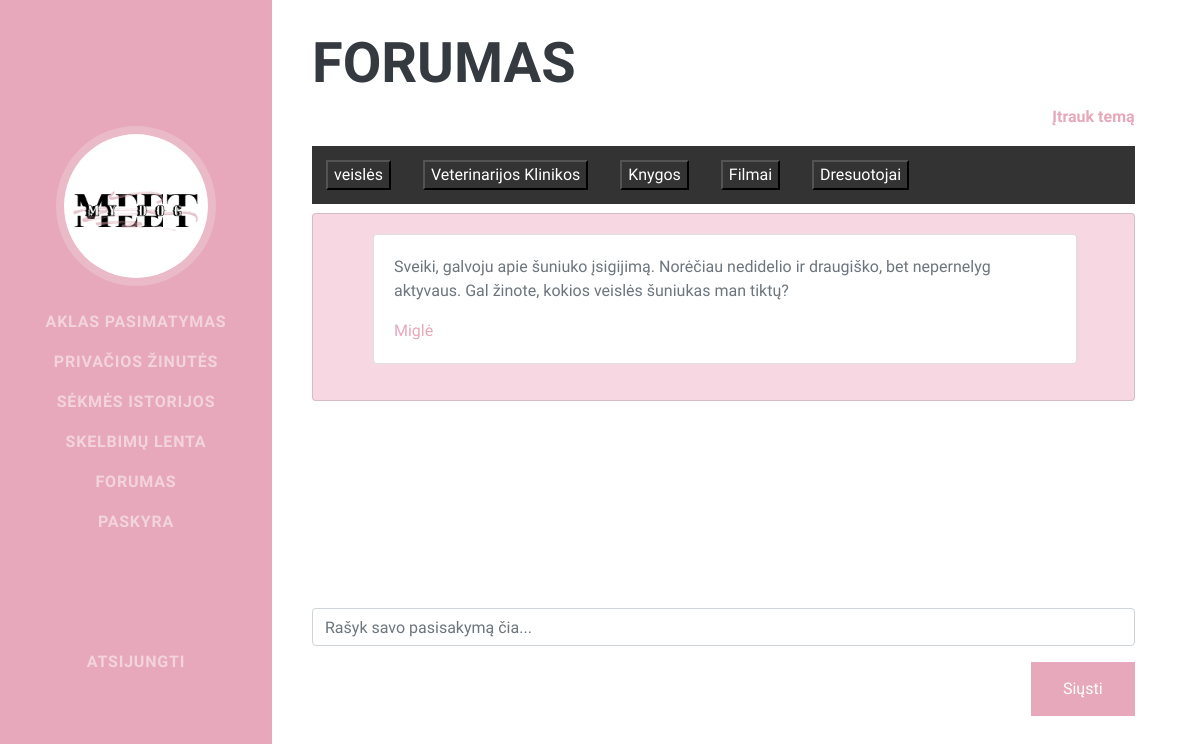
The page /forum (signed in) on the database its author committed.
### tables this page shows
CREATE TABLE 'topics_forum' ('id' integer PRIMARY KEY AUTOINCREMENT NOT NULL, 'topic' text NOT NULL);

CREATE TABLE 'veislės' ('id' INTEGER PRIMARY KEY AUTOINCREMENT NOT NULL, 'writer_id' INTEGER NOT NULL, 'name' TEXT NOT NULL, 'post' TEXT NOT NULL);

### application.py (the view)
@app.route("/forum", methods=["GET", "POST"])
@login_required
def forum():
    topics = db.execute("SELECT topic FROM topics_forum ORDER BY id DESC")
    global topic
    if request.method == "POST":
        topic = request.form.get("topic")
        posts = db.execute(f"SELECT * FROM '{topic}' ORDER BY id DESC")
        return render_template("forum.html", topics=topics, posts=posts, title=topic)
    else:
        topic = topics[0]['topic']
        posts = db.execute(f"SELECT * FROM '{topic}' ORDER BY id DESC")
        return render_template("forum.html", topics=topics, posts=posts)

### application.py (called while the page is built)
@app.after_request
def after_request(response):
    response.headers["Cache-Control"] = "no-cache, no-store, must-revalidate"
    response.headers["Expires"] = 0
    response.headers["Pragma"] = "no-cache"
    return response

### helpers.py (called while the page is built)
def login_required(f):
    @wraps(f)
    def decorated_function(*args, **kwargs):
        if session.get("user_id") is None:
            return redirect("/login")
        return f(*args, **kwargs)
    return decorated_function

### templates/forum.html (shortened to what this page needs)
{% extends "inside-layout.html" %}
{% block head %}
    <link href="static/css/styles-forum.css" rel="stylesheet" />
    <link href="static/css/styles-chat.css" rel="stylesheet" />
{% endblock %}
{% block main %}
    <h2>Forumas</h2>
    <div style="text-align: right; margin-right: 3%; padding-bottom: 2%"><a href="/add_topic"  style="color: #E6A8BA; font-weight: bold">Įtrauk temą</a></div>
    <div class="scrollmenu" style="width: 97%; ">
        {% for row in topics %}
        <a>
            <form action="/forum" method="post">
                <button type="submit" style="color: white; background-color: #333;" name="topic" value="{{row['topic']}}">{{row['topic']}}</button>
            </form>
        </a>
        {% endfor %}
    </div>
    <div>
        <div class="container content" style="margin-top: 1%;">
            <div class="row">
                <h4>{{title}}</h5>
                <div style="width: 97%; height: 370px; overflow: scroll;">
                    <div class="card" style="background-color: #f7d7e1;">
                		<div class="card-body height8">
                            <ul>
                                {% for row in posts %}
                                <div class="card" style="width: 95%; margin-bottom: 1%">
                                    <div class="card-body">
                                        <p class="card-text">{{row['post']}}</p>
                                        <form action="/link" method="post">
                                            <button type="submit" name="writer_id" style="color: #E6A8BA; background-color: white; border: 0px; padding: 0%" value="{{row['writer_id']}}">{{row['name']}}</button>
                                        </form>
                                    </div>
                                </div>
                                {% endfor %}
                            </ul>
                        </div>
                    </div>
                </div>
            </div>
        </div>
        <div>
            <form action="/post" method="post" style="padding-top: 3%; padding-right: 3%">
                <div class="form-group" style="margin-bottom: 2%">
                    <input type="text" autofocus class="form-control" autocomplete="off" name="post" placeholder="Rašyk savo pasisakymą čia...">
                </div>
                <div class="form-group">
                    <button type="submit" id="info-button" value="Siųsti" style="float:right;">Siųsti</button>
                </div>
            </form>
        </div>
    </div>
{% endblock %}

### templates/inside-layout.html (shortened to what this page needs)
<!DOCTYPE html>
<html lang="lt">
    <head>
        <link href="static/css/styles.css" rel="stylesheet" />
        {% block head %}{% endblock %}
    </head>
    <body id="page-top">
        <nav class="navbar navbar-expand-lg navbar-dark bg-primary fixed-top" id="sideNav">
            <a class="navbar-brand js-scroll-trigger"
                ><span class="d-none d-lg-block"><img src="static/assets/img/logo.jpg" type="image" class="img-fluid img-profile rounded-circle mx-auto mb-2" alt="" /></span></a
            >
            <div class="collapse navbar-collapse" id="navbarSupportedContent">
                <ul class="navbar-nav">
                    <li class="nav-item"><a class="nav-link js-scroll-trigger" href="/date">Aklas pasimatymas</a></li>
                    <li class="nav-item"><a class="nav-link js-scroll-trigger" href="/chat">Privačios žinutės</a></li>
                    <li class="nav-item"><a class="nav-link js-scroll-trigger" href="/stories">Sėkmės istorijos</a></li>
                    <li class="nav-item"><a class="nav-link js-scroll-trigger" href="/">Skelbimų lenta</a></li>
                    <li class="nav-item"><a class="nav-link js-scroll-trigger" href="/forum">Forumas</a></li>
                    <li class="nav-item"><a class="nav-link js-scroll-trigger" href="/account">Paskyra</a></li>
                    <li class="nav-item" style="margin-top: 100px;"><a class="nav-link js-scroll-trigger" href="/login">Atsijungti</a></li>
                </ul>
            </div>
        </nav>
        <div>
            {% block main %}{% endblock %}
        </div>
    </body>
</html>

### static/css/styles-forum.css (style rules this page uses)
div.scrollmenu { background-color: #333; overflow: auto; white-space: nowrap; }
div.scrollmenu a { display: inline-block; color: white; text-align: center; padding: 14px; text-decoration: none; }

### static/css/styles-chat.css (style rules this page uses)
body { background:#fff; }
.content { margin-top:40px; }

### rows shown on the page
topics_forum: topic "veislės"
topics_forum: topic "Veterinarijos Klinikos"
topics_forum: topic "Knygos"
topics_forum: topic "Filmai"
topics_forum: topic "Dresuotojai"
veislės: post "Sveiki, galvoju apie šuniuko įsigijimą. Norėčiau nedidelio ir draugiško, bet nepernelyg aktyvaus. Gal žinote, kokios veislės šuniukas man tiktų?", {{ row['writer_id'] }} 2 (drawn), name "Miglė"
